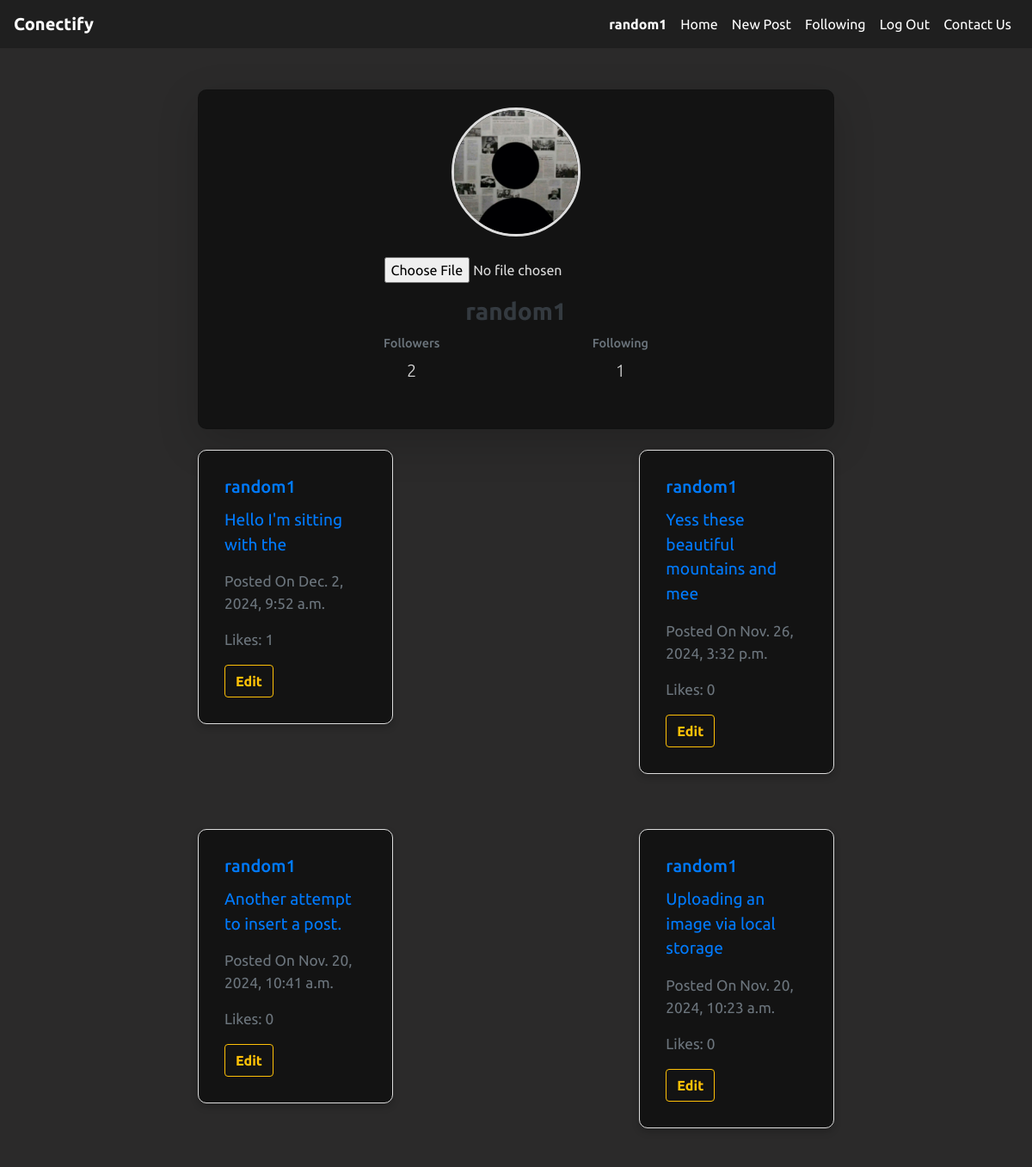
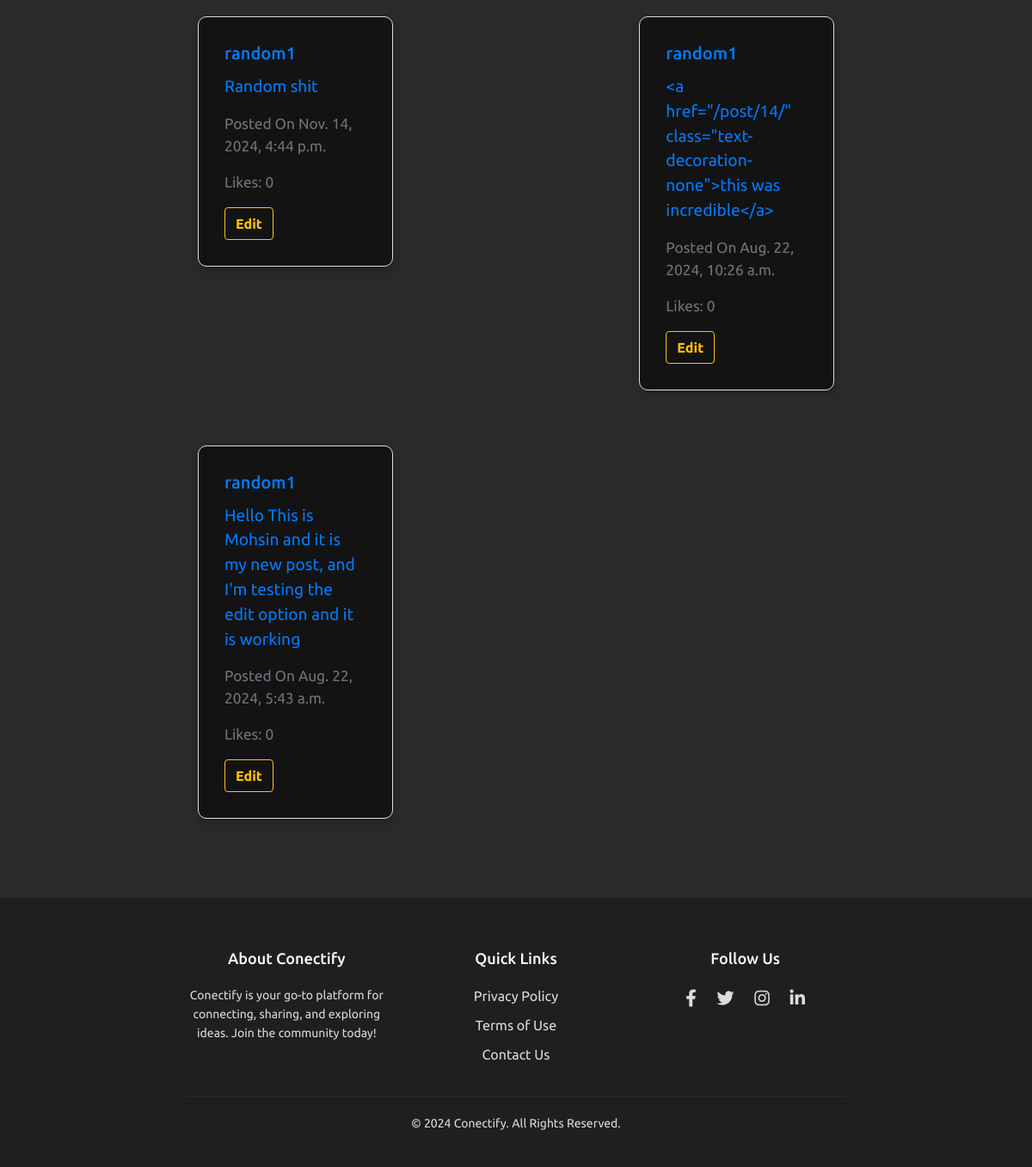
/profile/random1/ (signed in), run on the app's committed database (2 pictures, top to bottom).
### network/models.py (models this page shows, shortened)
class User(AbstractUser):
    profile_image = models.ImageField(upload_to = "profile_image", blank=True,null=True)

class Post(models.Model):
    user = models.ForeignKey(User , on_delete=models.CASCADE, related_name="posts")
    image = models.ImageField( upload_to="post_images/'",blank= True , null = True)
    image_url = models.URLField(blank=True , null= True)
    content = models.TextField()
    updated_at = models.DateTimeField(auto_now_add = True)
    timestamp = models.DateTimeField(auto_now_add=True)
    likes = models.ManyToManyField(User, blank=True , related_name="likes")

### network/views.py (the view)
# urls.py: path('profile/<str:username>/', views.profile_view, name="profile"),
@login_required
def profile_view(request,username):
    user_profile = get_object_or_404(User, username=username)
    posts = Post.objects.filter(user= user_profile).order_by('-timestamp')
    paginator = Paginator(posts, 10)
    page_number = request.GET.get('page')
    page_obj = paginator.get_page(page_number)
    is_following = Follow.objects.filter(follower = request.user , followed = user_profile).exists()
    if request.method == "POST":
        if is_following:
            Follow.objects.filter(follower= request.user , followed = user_profile).delete()
        else:
            Follow.objects.create(follower =request.user , followed = user_profile)
        return redirect('profile',username = username)
    context = {
        'user_profile': user_profile,
        'posts' : page_obj.object_list,
        'is_following': is_following,
        'page_obj':page_obj
    }
    return render(request , "network/profile.html", context)

### network/templates/network/profile.html (shortened to what this page needs)
{% extends "network/layout.html" %}
{% block body %}
<div class="container mt-5">
    <div class="row mb-4">
        <div class="col-12">
            <div class="card shadow-lg">
                <div class="card-body text-center">
                    <div class="profile-img-container mb-4">
                        {% if user_profile.profile_image %}
                        <img src="{{ user_profile.profile_image.url }}" alt="Profile Image" class="rounded-circle profile-img">
                        {% else %}
                        {% load static %}
                        <img src="{% static 'images/default.jpg' %}" alt="Default Profile Image" class="rounded-circle profile-img">
                        {% endif %}
                    </div>
                    {% if user.is_authenticated and user == user_profile %}
    <form method="post" action="{% url 'profile-image-upload' %}" enctype="multipart/form-data" class="mb-3">
        <input type="file" name="profile_image" accept="image/*" class="form-control-file" onchange="toggleUploadButton(event)">
    </form>
{% endif %}
                    <h3 class="card-title text-dark font-weight-bold">{{ user_profile.username }}</h3>
                    <div class="row justify-content-center text-center mb-3">
                        <div class="col-4">
                            <h5 class="text-muted">Followers</h5>
                            <p class="lead">{{ user_profile.followers.count }}</p>
                        </div>
                        <div class="col-4">
                            <h5 class="text-muted">Following</h5>
                            <p class="lead">{{ user_profile.following.count }}</p>
                        </div>
                    </div>
                </div>
            </div>
        </div>
    </div>
    <div class="row" id="post-container">
        {% for post in posts %}
        <div class="col-md-4 mb-4">
            <div class="card post">
                <a href="{% url 'post_detail' post.id %}" class="text-decoration-none">
                    <div class="card-body">
                        <h5 class="card-title text-primary">{{ post.user.username }}</h5>
                        <p class="card-text" id="post-content-{{ post.id }}">{{ post.content|truncatewords:20 }}</p>
                        <p class="card-text">
                            <small class="text-muted">Posted On {{ post.timestamp }}</small>
                        </p>
                        <p class="card-text">
                            <small class="text-muted">Likes: <span id="like-count-{{ post.id }}">{{ post.likes.count }}</span></small>
                        </p>
                        {% if post.user == user %}
                        <button class="btn btn-outline-warning" onclick="editPost({{ post.id }})">Edit</button>
                        {% endif %}
                    </div>
                </a>
            </div>
        </div>
        {% empty %}
        <p class="text-center">No posts available.</p>
        {% endfor %}
    </div>
</div>
{% endblock body %}

### network/templates/network/layout.html (shortened to what this page needs)
{% load static %}
<!DOCTYPE html>
<html lang="en">
<head>
    <link rel="stylesheet" href="https://stackpath.bootstrapcdn.com/bootstrap/4.4.1/css/bootstrap.min.css">
    <link href="{% static 'network/styles.css' %}" rel="stylesheet">
    <link href="https://cdnjs.cloudflare.com/ajax/libs/font-awesome/5.15.4/css/all.min.css" rel="stylesheet">
</head>
<body>
    <nav class="navbar navbar-expand-lg navbar-dark bg-dark">
        <a class="navbar-brand" href="#top"><strong>Conectify</strong></a>
        <div class="collapse navbar-collapse" id="navbarNav">
            <ul class="navbar-nav ml-auto">
                {% if user.is_authenticated %}
                    <li class="nav-item">
                        <a class="nav-link" href="{% url 'profile' user.username %}"><strong>{{ user.username }}</strong></a>
                    </li>
                    <li class="nav-item">
                        <a class="nav-link" href="{% url 'all-posts' %}">Home</a>
                    </li>
                    <li class="nav-item">
                        <a class="nav-link" href="{% url 'new-post' %}">New Post</a>
                    </li>
                    <li class="nav-item">
                        <a class="nav-link" href="{% url 'following' %}">Following</a>
                    </li>
                    <li class="nav-item">
                        <a class="nav-link" href="{% url 'logout' %}">Log Out</a>
                    </li>
                {% endif %}
                <li class="nav-item">
                    <a class="nav-link" href="#footer">Contact Us</a>
                </li>
            </ul>
        </div>
    </nav>
   <div class="container my-4 flex-grow-1">
    {% block body %}
    {% endblock %}
</div>
<footer id="footer">
    <div class="container">
        <div class="row">
            <div class="col-md-4">
                <h5>About Conectify</h5>
                <p>Conectify is your go-to platform for connecting, sharing, and exploring ideas. Join the community today!</p>
            </div>
            <div class="col-md-4">
                <h5>Quick Links</h5>
                <ul class="list-unstyled">
                    <li><a href="#">Privacy Policy</a></li>
                    <li><a href="#">Terms of Use</a></li>
                    <li><a href="#">Contact Us</a></li>
                </ul>
            </div>
            <div class="col-md-4">
                <h5>Follow Us</h5>
                <div class="social-icons">
                    <a href="#"><i class="fab fa-facebook-f"></i></a>
                    <a href="#"><i class="fab fa-twitter"></i></a>
                    <a href="#"><i class="fab fa-instagram"></i></a>
                    <a href="#"><i class="fab fa-linkedin-in"></i></a>
                </div>
            </div>
        </div>
        <hr class="footer-divider">
        <p>&copy; 2024 Conectify. All Rights Reserved.</p>
    </div>
</footer>
</body>
</html>

### network/static/network/styles.css (style rules this page uses)
html { scroll-behavior: smooth; }
.post { border: 1px solid #ddd; padding: 10px; margin-bottom: 20px; }
.post p { font-size: 1.2em; }
.post small { display: block; margin-top: 10px; color: #888; }
body { font-family:'Ubuntu',sans-serif; background-color: #2b2a2a; }
.navbar { background-color: #1f1f1f !important; }
.navbar-brand { font-weight: bold; color: white !important; }
.navbar-nav .nav-link { color: white !important; }
.container { max-width: 800px; margin-top: 20px; }
#post-container { display: flex; flex-wrap: wrap; justify-content: space-between; gap: 20px; }
.card { background-color: #131313; border-radius: 10px; transition: transform 0.3s ease, box-shadow 0.3s ease; cursor: pointer; box-shadow: 0 4px 8px rgba(0, 0, 0, 0.2); color: #dcdcdc; }
.btn { transition: background-color 0.3s ease, color 0.3s ease; font-weight: bold; }
.btn-outline-warning { border-color: #ffc107; color: #ffc107; background-color: transparent; }
.text-muted { font-size: 0.9em; color: #a6a6a6; }
footer { background-color: #1f1f1f; color: #dcdcdc; text-align: center; padding: 40px 0; }
footer h5 { color: #f8f9fa; margin-bottom: 20px; font-size: 18px; }
footer p { font-size: 14px; margin: 0; line-height: 1.6; }
footer ul { list-style: none; padding: 0; }
footer ul li { margin: 10px 0; }
footer ul li a { color: #dcdcdc !important; text-decoration: none !important; transition: color 0.3s ease-in-out; }
footer .social-icons a { font-size: 20px; color: #dcdcdc; margin: 0 10px; transition: color 0.3s ease-in-out; }
footer .footer-divider { border-top: 1px solid #2c2c2c; margin: 20px 0; }
.profile-img-container { width: 150px; height: 150px; margin: 0 auto; position: relative; }
.profile-img { width: 100%; height: 100%; object-fit: cover; border: 3px solid #ddd; }
.form-control-file { display: inline-block; width: auto; margin: 0 auto; }

### data on the page
User: username "random1", followers.count "2", following.count "1"
Post: user.username "random1", content "Hello I'm sitting with the", timestamp "Dec. 2, 2024, 9:52 a.m.", likes.count "1"
Post: user.username "random1", content "Yess these beautiful mountains and mee", timestamp "Nov. 26, 2024, 3:32 p.m.", likes.count "0"
Post: user.username "random1", content "Another attempt to insert a post.", timestamp "Nov. 20, 2024, 10:41 a.m.", likes.count "0"
Post: user.username "random1", content "Uploading an image via local storage", timestamp "Nov. 20, 2024, 10:23 a.m.", likes.count "0"
Post: user.username "random1", content "Random shit", timestamp "Nov. 14, 2024, 4:44 p.m.", likes.count "0"
Post: user.username "random1", content "<a href=\"/post/14/\" class=\"text-decoration-none\">this was incredible</a>", timestamp "Aug. 22, 2024, 10:26 a.m.", likes.count "0"
Post: user.username "random1", content "Hello This is Mohsin and it is my new post, and I'm testing the edit option and it is working", timestamp "Aug. 22, 2024, 5:43 a.m.", likes.count "0"
